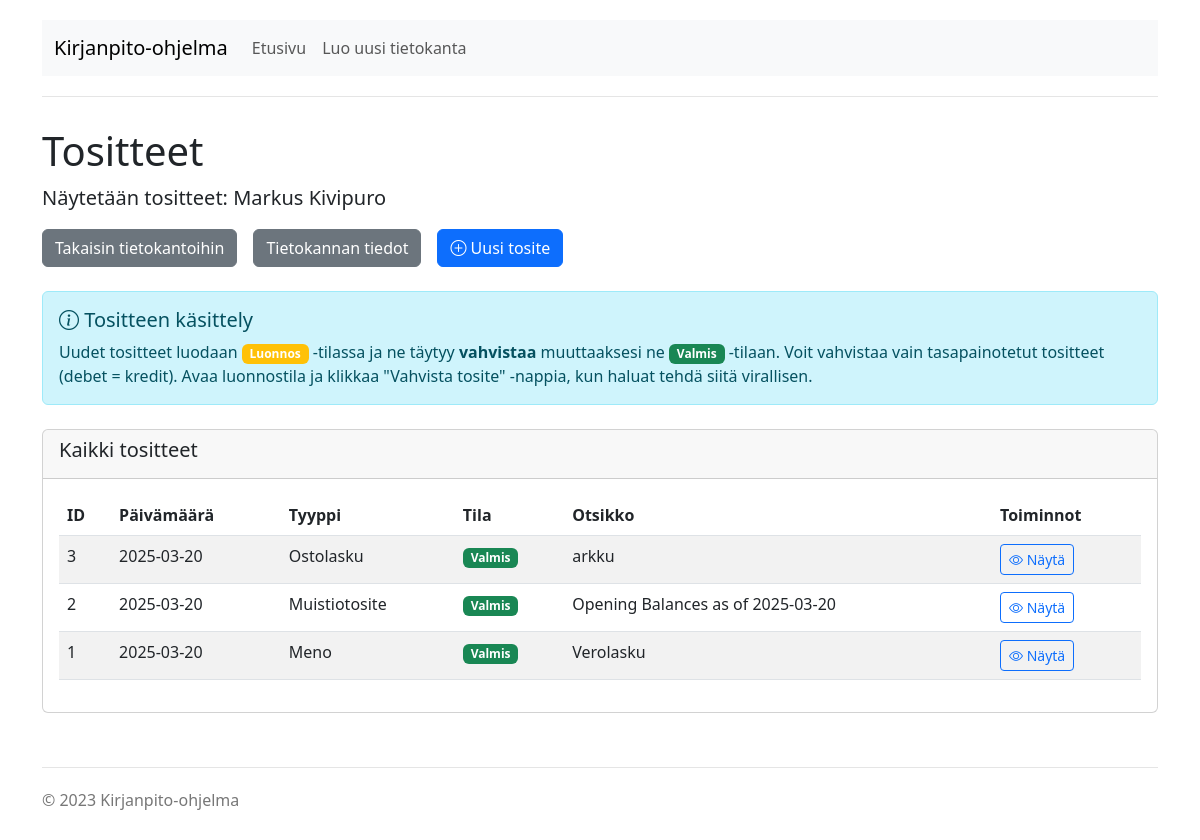
The page /db/markus_kivipuro_d68af4bb.db/vouchers on the database as committed earlier.
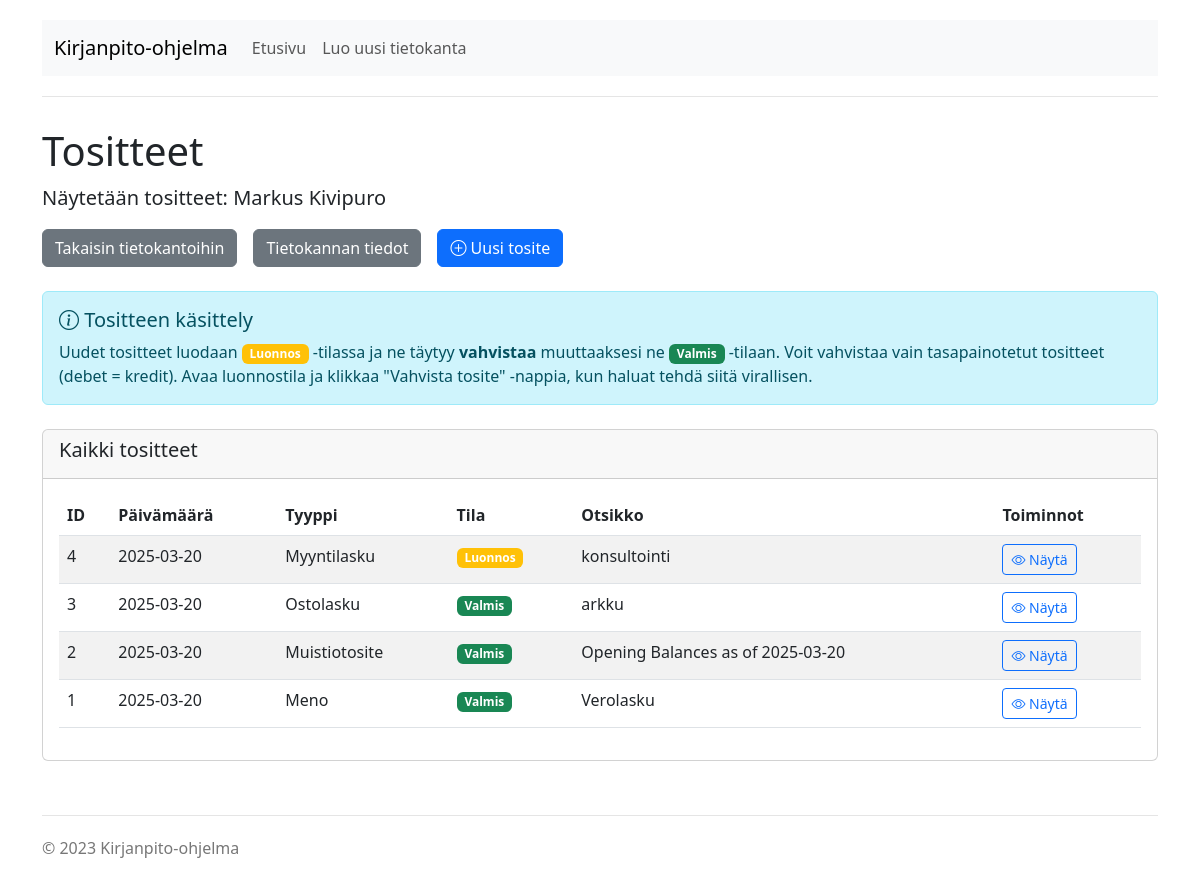
The same page on the database as committed later.
### tables this page shows
CREATE TABLE Asetus (
            avain VARCHAR(128) PRIMARY KEY NOT NULL,
            arvo TEXT,
            muokattu TIMESTAMP DEFAULT CURRENT_TIMESTAMP
        );

CREATE TABLE Tosite (
            id INTEGER PRIMARY KEY AUTOINCREMENT NOT NULL,
            pvm DATE,
            tyyppi INTEGER,
            tila INTEGER DEFAULT 100,
            tunniste INTEGER,
            sarja VARCHAR(10),
            otsikko TEXT,
            kumppani INTEGER REFERENCES Kumppani(id),
            laskupvm DATE,
            erapvm DATE,
            viite VARCHAR(64),
            json TEXT
        );

### tosite.py (the view)
@tosite_bp.route('/db/<filename>/vouchers')
def list_vouchers(filename):
    db_path = os.path.join('databases', filename)
    if not os.path.exists(db_path):
        flash("Database file not found", "error")
        return redirect(url_for('index'))
    conn = get_db_connection(db_path)
    cursor = conn.cursor()
    cursor.execute("""
        SELECT id, pvm, tyyppi, tila, otsikko FROM Tosite
        ORDER BY pvm DESC, id DESC
    """)
    vouchers = []
    for row in cursor.fetchall():
        voucher_type = VOUCHER_TYPES.get(row['tyyppi'], "Muu")
        status = VOUCHER_STATUSES.get(row['tila'], "Tuntematon")
        vouchers.append({
            'id': row['id'],
            'pvm': row['pvm'],
            'tyyppi': voucher_type,
            'tila': status,
            'otsikko': row['otsikko'] or "Untitled"
        })
    conn.close()
    client_name = ""
    try:
        conn = get_db_connection(db_path)
        cursor = conn.cursor()
        cursor.execute("SELECT arvo FROM Asetus WHERE avain='Nimi'")
        result = cursor.fetchone()
        if result:
            client_name = result[0]
        conn.close()
    except:
        pass
    return render_template('vouchers/list.html',
                          vouchers=vouchers,
                          filename=filename,
                          client_name=client_name)

### tosite.py (called while the page is built)
def get_db_connection(db_path):
    conn = sqlite3.connect(db_path)
    conn.row_factory = sqlite3.Row  # Allows accessing columns by name
    return conn

### templates/vouchers/list.html
{% extends "layout.html" %}
{% block content %}
<div class="row">
    <div class="col-md-12">
        <h1>Tositteet</h1>
        <p class="lead">Näytetään tositteet: {{ client_name }}</p>
        <div class="d-grid gap-2 d-md-flex justify-content-md-start mb-4">
            <a href="{{ url_for('index') }}" class="btn btn-secondary me-md-2">Takaisin tietokantoihin</a>
            <a href="{{ url_for('view_database', filename=filename) }}" class="btn btn-secondary me-md-2">Tietokannan tiedot</a>
            <a href="{{ url_for('tosite.new_voucher', filename=filename) }}" class="btn btn-primary">
                <i class="bi bi-plus-circle"></i> Uusi tosite
            </a>
        </div>
        <div class="alert alert-info mb-4">
            <h5><i class="bi bi-info-circle"></i> Tositteen käsittely</h5>
            <p class="mb-0">
                Uudet tositteet luodaan <span class="badge bg-warning">Luonnos</span> -tilassa ja ne täytyy <strong>vahvistaa</strong>
                muuttaaksesi ne <span class="badge bg-success">Valmis</span> -tilaan. Voit vahvistaa vain tasapainotetut tositteet
                (debet = kredit). Avaa luonnostila ja klikkaa "Vahvista tosite" -nappia, kun haluat tehdä siitä virallisen.
            </p>
        </div>
        {% if vouchers %}
        <div class="card mb-4">
            <div class="card-header">
                <h5>Kaikki tositteet</h5>
            </div>
            <div class="card-body">
                <div class="table-responsive">
                    <table class="table table-striped table-hover">
                        <thead>
                            <tr>
                                <th>ID</th>
                                <th>Päivämäärä</th>
                                <th>Tyyppi</th>
                                <th>Tila</th>
                                <th>Otsikko</th>
                                <th>Toiminnot</th>
                            </tr>
                        </thead>
                        <tbody>
                            {% for voucher in vouchers %}
                                <tr>
                                    <td>{{ voucher.id }}</td>
                                    <td>{{ voucher.pvm }}</td>
                                    <td>{{ voucher.tyyppi }}</td>
                                    <td>
                                        <span class="badge bg-{{ 'warning' if voucher.tila == 'Luonnos' else 'success' if voucher.tila == 'Valmis' else 'primary' if voucher.tila == 'Kirjattu' else 'secondary' if voucher.tila == 'Arkistoitu' else 'info' }}">
                                            {{ voucher.tila }}
                                        </span>
                                    </td>
                                    <td>{{ voucher.otsikko }}</td>
                                    <td>
                                        <a href="{{ url_for('tosite.view_voucher', filename=filename, voucher_id=voucher.id) }}" class="btn btn-sm btn-outline-primary">
                                            <i class="bi bi-eye"></i> Näytä
                                        </a>
                                    </td>
                                </tr>
                            {% endfor %}
                        </tbody>
                    </table>
                </div>
            </div>
        </div>
        {% else %}
        <div class="alert alert-info">
            Tietokannasta ei löytynyt tositteita. Klikkaa "Uusi tosite" luodaksesi uuden.
        </div>
        {% endif %}
    </div>
</div>
{% endblock %}

### templates/layout.html (shortened to what this page needs)
<!DOCTYPE html>
<html lang="fi">
<head>
    <link href="https://cdn.jsdelivr.net/npm/bootstrap@5.3.0-alpha1/dist/css/bootstrap.min.css" rel="stylesheet">
    <link href="https://cdn.jsdelivr.net/npm/bootstrap-icons@1.11.1/font/bootstrap-icons.css" rel="stylesheet">
</head>
<body>
    <div class="container">
        <div class="header">
            <nav class="navbar navbar-expand-lg navbar-light bg-light">
                <div class="container-fluid">
                    <a class="navbar-brand" href="/">Kirjanpito-ohjelma</a>
                    <div class="collapse navbar-collapse" id="navbarNav">
                        <ul class="navbar-nav">
                            <li class="nav-item">
                                <a class="nav-link" href="/">Etusivu</a>
                            </li>
                            <li class="nav-item">
                                <a class="nav-link" href="/create">Luo uusi tietokanta</a>
                            </li>
                        </ul>
                    </div>
                </div>
            </nav>
        </div>
        {% block content %}{% endblock %}
        <div class="footer">
            <p>&copy; 2023 Kirjanpito-ohjelma</p>
        </div>
    </div>
</body>
</html>

### templates/layout.html (style rules this page uses)
body { padding-top: 20px; padding-bottom: 20px; }
.header { padding-bottom: 20px; border-bottom: 1px solid #e5e5e5; margin-bottom: 30px; }
.footer { padding-top: 20px; color: #777; border-top: 1px solid #e5e5e5; margin-top: 30px; }

Rows that differ between the two databases and show on the page:
added Tosite: id "4", pvm "2025-03-20", tyyppi "Myyntilasku", tila "Luonnos", otsikko "konsultointi"
